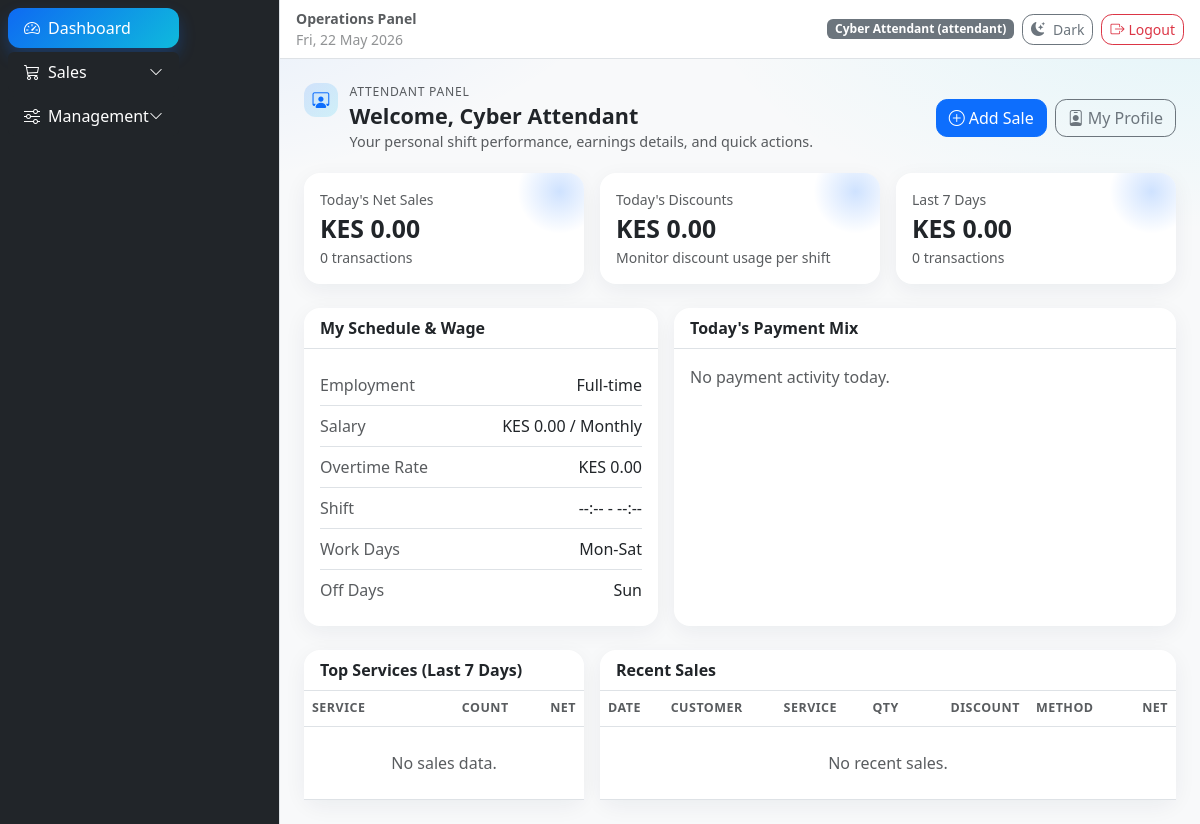
The app's page /attendant_dashboard.php (signed in) with its own data.
### tables this page shows
CREATE TABLE IF NOT EXISTS users (
    id INT AUTO_INCREMENT PRIMARY KEY,
    username VARCHAR(60) NOT NULL UNIQUE,
    password_hash VARCHAR(255) NOT NULL,
    role ENUM('admin', 'attendant') NOT NULL DEFAULT 'attendant',
    is_active TINYINT(1) NOT NULL DEFAULT 1,
    created_at TIMESTAMP DEFAULT CURRENT_TIMESTAMP
);

CREATE TABLE IF NOT EXISTS user_profiles (
    id INT AUTO_INCREMENT PRIMARY KEY,
    user_id INT NOT NULL UNIQUE,
    full_name VARCHAR(150) NOT NULL,
    email VARCHAR(150) NULL,
    phone VARCHAR(40) NULL,
    address VARCHAR(255) NULL,
    next_of_kin VARCHAR(150) NULL,
    next_of_kin_phone VARCHAR(40) NULL,
    hire_date DATE NULL,
    employment_type ENUM('Full-time', 'Part-time', 'Contract') NOT NULL DEFAULT 'Full-time',
    salary_amount DECIMAL(12,2) NOT NULL DEFAULT 0.00,
    salary_cycle ENUM('Daily', 'Weekly', 'Monthly') NOT NULL DEFAULT 'Monthly',
    overtime_rate DECIMAL(12,2) NOT NULL DEFAULT 0.00,
    shift_start TIME NULL,
    shift_end TIME NULL,
    work_days VARCHAR(120) NULL,
    off_days VARCHAR(120) NULL,
    notes TEXT NULL,
    updated_at TIMESTAMP DEFAULT CURRENT_TIMESTAMP ON UPDATE CURRENT_TIMESTAMP,
    CONSTRAINT fk_user_profiles_user FOREIGN KEY (user_id) REFERENCES users(id) ON DELETE CASCADE
);

CREATE TABLE IF NOT EXISTS settings (
    id INT AUTO_INCREMENT PRIMARY KEY,
    business_name VARCHAR(150) NOT NULL DEFAULT 'Shakesbeard CYBER',
    currency_symbol VARCHAR(10) NOT NULL DEFAULT 'KES',
    updated_at TIMESTAMP DEFAULT CURRENT_TIMESTAMP ON UPDATE CURRENT_TIMESTAMP
);

### attendant_dashboard.php (the view, shortened to what the rows shown need)
<?php
require __DIR__ . '/includes/db.php';
require __DIR__ . '/includes/functions.php';
require __DIR__ . '/includes/auth.php';
$currentUser = current_user();
$settings = get_settings($mysqli);
$today = date('Y-m-d');
$weekStart = date('Y-m-d', strtotime('-6 days'));
$profile = [
    'full_name' => $currentUser['full_name'] ?? $currentUser['username'],
    'employment_type' => 'Full-time',
    'salary_amount' => '0.00',
    'salary_cycle' => 'Monthly',
    'overtime_rate' => '0.00',
    'shift_start' => '',
    'shift_end' => '',
    'work_days' => '',
    'off_days' => '',
    'notes' => '',
];
$stmt = $mysqli->prepare('SELECT full_name, employment_type, salary_amount, salary_cycle, overtime_rate, shift_start, shift_end, work_days, off_days, notes
                          FROM user_profiles
                          WHERE user_id = ?
                          LIMIT 1');
$stmt->bind_param('i', $currentUser['id']);
$stmt->execute();
$result = $stmt->get_result();
$row = $result->fetch_assoc();
if ($row) {
    foreach ($profile as $key => $value) {
        $profile[$key] = (string) ($row[$key] ?? $value);
    }
}
$todayStats = ['count' => 0, 'net' => 0.0, 'discount' => 0.0];
$weekStats = ['count' => 0, 'net' => 0.0];
$currentUserId = (int) $currentUser['id'];
$stmt = $mysqli->prepare('SELECT COUNT(*) AS sale_count, COALESCE(SUM(total_amount), 0) AS net_amount, COALESCE(SUM(discount_amount), 0) AS discount_amount
                          FROM sales
                          WHERE sale_date = ? AND recorded_by_user_id = ?');
$stmt->bind_param('si', $today, $currentUserId);
$stmt->execute();
$result = $stmt->get_result();
if ($stats = $result->fetch_assoc()) {
    $todayStats['count'] = (int) $stats['sale_count'];
    $todayStats['net'] = (float) $stats['net_amount'];
    $todayStats['discount'] = (float) $stats['discount_amount'];
}
$stmt = $mysqli->prepare('SELECT COUNT(*) AS sale_count, COALESCE(SUM(total_amount), 0) AS net_amount
                          FROM sales
                          WHERE sale_date BETWEEN ? AND ? AND recorded_by_user_id = ?');
$stmt->bind_param('ssi', $weekStart, $today, $currentUserId);
$stmt->execute();
$result = $stmt->get_result();
if ($stats = $result->fetch_assoc()) {
    $weekStats['count'] = (int) $stats['sale_count'];
    $weekStats['net'] = (float) $stats['net_amount'];
}
require __DIR__ . '/includes/header.php';
?>
<section class="page-head">
    <div class="page-title-wrap">
        <div>
            <p class="page-kicker">Attendant Panel</p>
            <h1 class="page-title">Welcome, <?= e($profile['full_name']) ?></h1>
            <p class="page-subtitle">Your personal shift performance, earnings details, and quick actions.</p>
        </div>
    </div>
</section>
<div class="row g-3 mb-4">
    <div class="col-lg-4">
        <div class="card metric-card h-100">
            <div class="card-body">
                <div class="text-muted small">Today's Net Sales</div>
                <div class="metric-value"><?= format_money($todayStats['net'], $settings['currency_symbol']) ?></div>
                <div class="small text-muted"><?= e((string) $todayStats['count']) ?> transactions</div>
            </div>
        </div>
    </div>
    <div class="col-lg-4">
        <div class="card metric-card h-100">
            <div class="card-body">
                <div class="text-muted small">Today's Discounts</div>
                <div class="metric-value"><?= format_money($todayStats['discount'], $settings['currency_symbol']) ?></div>
                <div class="small text-muted">Monitor discount usage per shift</div>
            </div>
        </div>
    </div>
    <div class="col-lg-4">
        <div class="card metric-card h-100">
            <div class="card-body">
                <div class="text-muted small">Last 7 Days</div>
                <div class="metric-value"><?= format_money($weekStats['net'], $settings['currency_symbol']) ?></div>
                <div class="small text-muted"><?= e((string) $weekStats['count']) ?> transactions</div>
            </div>
        </div>
    </div>
</div>
<div class="row g-3 mb-4">
    <div class="col-lg-5">
        <div class="card h-100">
            <div class="card-body">
                <div class="d-flex justify-content-between border-bottom py-2"><span class="text-muted">Employment</span><span><?= e($profile['employment_type']) ?></span></div>
                <div class="d-flex justify-content-between border-bottom py-2"><span class="text-muted">Salary</span><span><?= format_money((float) $profile['salary_amount'], $settings['currency_symbol']) ?> / <?= e($profile['salary_cycle']) ?></span></div>
                <div class="d-flex justify-content-between border-bottom py-2"><span class="text-muted">Overtime Rate</span><span><?= format_money((float) $profile['overtime_rate'], $settings['currency_symbol']) ?></span></div>
                <div class="d-flex justify-content-between border-bottom py-2"><span class="text-muted">Shift</span><span><?= e($profile['shift_start'] !== '' ? $profile['shift_start'] : '--:--') ?> - <?= e($profile['shift_end'] !== '' ? $profile['shift_end'] : '--:--') ?></span></div>
                <div class="d-flex justify-content-between border-bottom py-2"><span class="text-muted">Work Days</span><span><?= e($profile['work_days'] !== '' ? $profile['work_days'] : '-') ?></span></div>
                <div class="d-flex justify-content-between py-2"><span class="text-muted">Off Days</span><span><?= e($profile['off_days'] !== '' ? $profile['off_days'] : '-') ?></span></div>
            </div>
        </div>
    </div>
</div>
<div class="row g-3">
    <div class="col-lg-4">
        <div class="card h-100">
            <div class="table-responsive">
                <table class="table table-hover mb-0">
                    <thead>
                    <tr>
                        <th>Service</th>
                        <th class="text-end">Count</th>
                        <th class="text-end">Net</th>
                    </tr>
                    </thead>
                </table>
            </div>
        </div>
    </div>
    <div class="col-lg-8">
        <div class="card h-100">
            <div class="table-responsive">
                <table class="table table-hover mb-0">
                    <thead>
                    <tr>
                        <th>Date</th>
                        <th>Customer</th>
                        <th>Service</th>
                        <th>Qty</th>
                        <th class="text-end">Discount</th>
                        <th>Method</th>
                        <th class="text-end">Net</th>
                    </tr>
                    </thead>
                </table>
            </div>
        </div>
    </div>
</div>
<?php require __DIR__ . '/includes/footer.php'; ?>

### includes/header.php (shortened to what the rows shown need)
<?php
$userRole = $currentUser['role'] ?? 'attendant';
?>
<!doctype html>
<html lang="en">
<head>
    <link href="https://cdn.jsdelivr.net/npm/bootstrap@5.3.3/dist/css/bootstrap.min.css" rel="stylesheet">
    <link href="https://cdn.jsdelivr.net/npm/bootstrap-icons@1.11.3/font/bootstrap-icons.min.css" rel="stylesheet">
    <link rel="stylesheet" href="assets/style.css">
</head>
<body class="bg-body-tertiary">
<div class="d-flex min-vh-100">
    <div class="flex-grow-1 d-flex flex-column min-vh-100">
        <header class="navbar bg-body border-bottom px-3">
            <div class="d-flex align-items-center gap-2">
                <span class="badge text-bg-secondary"><?= e($currentUser['full_name'] !== '' ? $currentUser['full_name'] : $currentUser['username']) ?> (<?= e($userRole) ?>)</span>
                <button type="button" class="btn btn-sm btn-outline-secondary d-inline-flex align-items-center gap-2" id="themeToggle">
                    <i class="bi bi-moon-stars-fill"></i>
                    <span id="themeToggleLabel">Dark</span>
                </button>
                <a href="logout.php" class="btn btn-sm btn-outline-danger"><i class="bi bi-box-arrow-right me-1"></i>Logout</a>
            </div>
        </header>
        <main class="container-fluid py-4 px-3 px-lg-4">

### records on screen
users: username "attendant"
user_profiles: full_name "Cyber Attendant", employment_type "Full-time", salary_amount.currency_symbol "KES 0.00", salary_cycle "Monthly", overtime_rate.currency_symbol "KES 0.00", shift_start "--:--", shift_end "--:--", work_days "Mon-Sat", off_days "Sun"
settings: currency_symbol "KES 0.00"

### other values on screen
$todayStats['count'] "0"
$weekStats['count'] "0"
